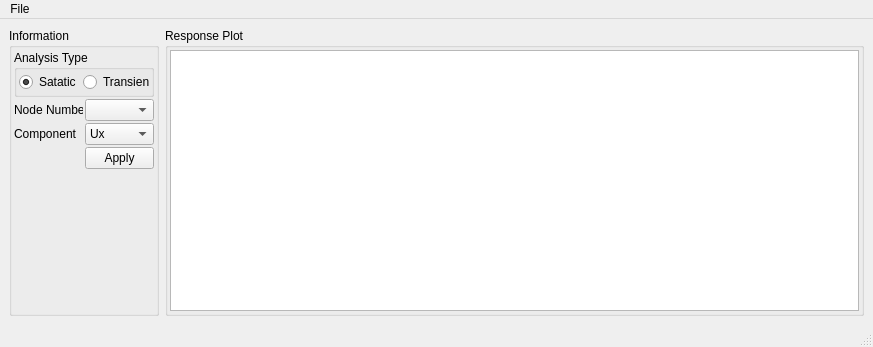
<?xml version="1.0" encoding="UTF-8"?>
<ui version="4.0">
 <class>MainWindow</class>
 <widget class="QMainWindow" name="MainWindow">
  <property name="geometry">
   <rect>
    <x>0</x>
    <y>0</y>
    <width>873</width>
    <height>347</height>
   </rect>
  </property>
  <property name="windowTitle">
   <string>Response Plot</string>
  </property>
  <widget class="QWidget" name="centralwidget">
   <layout class="QGridLayout" name="gridLayout">
    <item row="0" column="0">
     <widget class="QGroupBox" name="groupBox">
      <property name="minimumSize">
       <size>
        <width>150</width>
        <height>0</height>
       </size>
      </property>
      <property name="maximumSize">
       <size>
        <width>150</width>
        <height>16777215</height>
       </size>
      </property>
      <property name="title">
       <string>Information</string>
      </property>
      <layout class="QGridLayout" name="gridLayout_2">
       <property name="leftMargin">
        <number>2</number>
       </property>
       <property name="topMargin">
        <number>2</number>
       </property>
       <property name="rightMargin">
        <number>2</number>
       </property>
       <property name="bottomMargin">
        <number>2</number>
       </property>
       <property name="spacing">
        <number>2</number>
       </property>
       <item row="2" column="0">
        <widget class="QLabel" name="label_2">
         <property name="text">
          <string>Component</string>
         </property>
        </widget>
       </item>
       <item row="4" column="1">
        <spacer name="verticalSpacer">
         <property name="orientation">
          <enum>Qt::Vertical</enum>
         </property>
         <property name="sizeHint" stdset="0">
          <size>
           <width>20</width>
           <height>40</height>
          </size>
         </property>
        </spacer>
       </item>
       <item row="2" column="1">
        <widget class="QComboBox" name="cb_resp_component">
         <item>
          <property name="text">
           <string>Ux</string>
          </property>
         </item>
         <item>
          <property name="text">
           <string>Uy</string>
          </property>
         </item>
         <item>
          <property name="text">
           <string>Uz</string>
          </property>
         </item>
         <item>
          <property name="text">
           <string>Rx</string>
          </property>
         </item>
         <item>
          <property name="text">
           <string>Ry</string>
          </property>
         </item>
         <item>
          <property name="text">
           <string>Rz</string>
          </property>
         </item>
         <item>
          <property name="text">
           <string>RFx</string>
          </property>
         </item>
         <item>
          <property name="text">
           <string>RFy</string>
          </property>
         </item>
         <item>
          <property name="text">
           <string>RFz</string>
          </property>
         </item>
         <item>
          <property name="text">
           <string>RMx</string>
          </property>
         </item>
         <item>
          <property name="text">
           <string>RMy</string>
          </property>
         </item>
         <item>
          <property name="text">
           <string>RMz</string>
          </property>
         </item>
         <item>
          <property name="text">
           <string>Ax</string>
          </property>
         </item>
         <item>
          <property name="text">
           <string>Ay</string>
          </property>
         </item>
         <item>
          <property name="text">
           <string>Az</string>
          </property>
         </item>
         <item>
          <property name="text">
           <string>Vx</string>
          </property>
         </item>
         <item>
          <property name="text">
           <string>Vy</string>
          </property>
         </item>
         <item>
          <property name="text">
           <string>Vz</string>
          </property>
         </item>
        </widget>
       </item>
       <item row="1" column="0">
        <widget class="QLabel" name="label">
         <property name="text">
          <string>Node Number</string>
         </property>
        </widget>
       </item>
       <item row="1" column="1">
        <widget class="QComboBox" name="cb_resp_nodenumber"/>
       </item>
       <item row="3" column="1">
        <widget class="QPushButton" name="apply_repnse">
         <property name="text">
          <string>Apply</string>
         </property>
        </widget>
       </item>
       <item row="0" column="0" colspan="2">
        <widget class="QGroupBox" name="groupBox_3">
         <property name="title">
          <string>Analysis Type</string>
         </property>
         <layout class="QGridLayout" name="gridLayout_4">
          <property name="leftMargin">
           <number>2</number>
          </property>
          <property name="topMargin">
           <number>2</number>
          </property>
          <property name="rightMargin">
           <number>2</number>
          </property>
          <property name="bottomMargin">
           <number>2</number>
          </property>
          <property name="spacing">
           <number>2</number>
          </property>
          <item row="0" column="0">
           <widget class="QRadioButton" name="rbtn_sesp_static">
            <property name="text">
             <string>Satatic</string>
            </property>
            <property name="checked">
             <bool>true</bool>
            </property>
           </widget>
          </item>
          <item row="0" column="1">
           <widget class="QRadioButton" name="rbtn_sesp_dynamic">
            <property name="text">
             <string>Transient</string>
            </property>
           </widget>
          </item>
         </layout>
        </widget>
       </item>
      </layout>
     </widget>
    </item>
    <item row="0" column="1">
     <widget class="QGroupBox" name="groupBox_2">
      <property name="title">
       <string>Response Plot</string>
      </property>
      <layout class="QGridLayout" name="gridLayout_3">
       <property name="leftMargin">
        <number>2</number>
       </property>
       <property name="topMargin">
        <number>2</number>
       </property>
       <property name="rightMargin">
        <number>2</number>
       </property>
       <property name="bottomMargin">
        <number>2</number>
       </property>
       <property name="spacing">
        <number>2</number>
       </property>
       <item row="0" column="0">
        <widget class="QGraphicsView" name="plt_response"/>
       </item>
      </layout>
     </widget>
    </item>
   </layout>
  </widget>
  <widget class="QMenuBar" name="menubar">
   <property name="geometry">
    <rect>
     <x>0</x>
     <y>0</y>
     <width>873</width>
     <height>21</height>
    </rect>
   </property>
   <widget class="QMenu" name="menuFile">
    <property name="title">
     <string>File</string>
    </property>
   </widget>
   <addaction name="menuFile"/>
  </widget>
  <widget class="QStatusBar" name="statusbar"/>
 </widget>
 <resources/>
 <connections/>
</ui>
